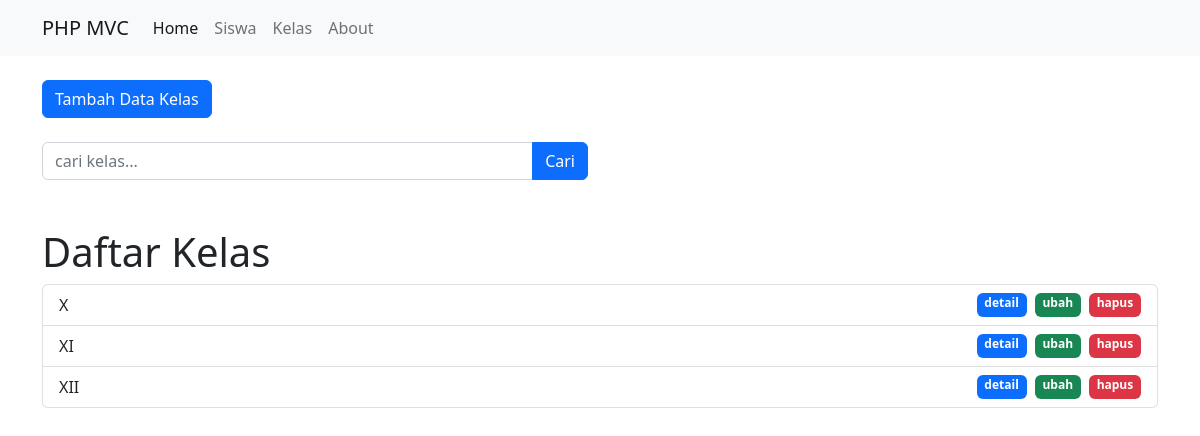
The app's page /public/kelas with its own data.
### tables this page shows
CREATE TABLE `t_kelas` (
  `f_idkelas` int(11) NOT NULL,
  `f_nama` varchar(50) NOT NULL
);

### app/core/Controller.php (called while the page is built, shortened)
<?php
class Controller
{
    public function view($view, $data = [])
    {
        require_once '../app/views/' . $view . '.php';
    }
    public function model($model)
    {
        return new $model;
    }
}

### app/controllers/Kelas.php (called while the page is built, shortened)
<?php
class Kelas extends Controller
{
    public function index()
    {
        $data['judul'] = 'Daftar Nama Kelas';
        $data['t_kelas'] = $this->model('Kelas_model')->getAllKelas();
        $this->view('kelas/index', $data);
    }
}

### app/core/App.php (called while the page is built, shortened)
<?php
class App
{
    protected $method = 'index';
    protected $params = [];
    public function __construct()
    {
        $this->controller = new $this->controller;
        call_user_func_array([$this->controller, $this->method], $this->params);
    }
}

### public/index.php (called while the page is built, shortened)
<?php
$app = new App;

### app/core/Database.php (called while the page is built, shortened)
<?php
class Database
{
    private $host = DB_HOST;
    private $user = DB_USER;
    private $password = DB_PASSWORD;
    private $db_name = DB_NAME;
    private $dbh;
    private $stmt;
    public function __construct()
    {
        $dsn = 'mysql:host=' . $this->host . ';dbname=' . $this->db_name;
        $option = [
            PDO::ATTR_PERSISTENT => true,
            PDO::ATTR_ERRMODE => PDO::ERRMODE_EXCEPTION
        ];
        try {
            $this->dbh = new PDO($dsn, $this->user, $this->password, $option);
        } catch (PDOException $e) {
            die($e->getMessage());
        }
    }
    public function query($query)
    {
        $this->stmt = $this->dbh->prepare($query);
    }
    public function execute()
    {
        $this->stmt->execute();
    }
    public function resultSet()
    {
        $this->execute();
        return $this->stmt->fetchAll(PDO::FETCH_ASSOC);
    }
}

### app/models/Kelas_model.php (called while the page is built, shortened)
<?php
class Kelas_model
{
    private $table = 't_kelas';
    private $db;
    public function __construct()
    {
        $this->db = new Database;
    }
    public function getAllKelas()
    {
        $this->db->query('SELECT * FROM ' . $this->table);
        return $this->db->resultSet();
    }
}

### app/views/kelas/index.php (the view, shortened to what this page needs)
<div class="container mt-4">
    <div class="row">
        <div class="col-lg-6">
            <button type="button" class="btn btn-primary tombolTambahDataKelas" data-bs-toggle="modal" data-bs-target="#formModal">
                Tambah Data Kelas
            </button>
        </div>
    </div>
    <div class="row mt-4">
        <div class="col-lg-6">
            <form action="<?= BASEURL; ?>kelas/cari" method="post">
                <div class="input-group">
                    <input type="text" class="form-control" placeholder="cari kelas..." name="keyword" id="keyword" aria-describedby="button-addon" autocomplete="off">
                    <button class="btn btn-primary" type="submit" id="tombolCari">Cari</button>
                </div>
            </form>
        </div>
    </div>
    <br><br>
    <h1>Daftar Kelas</h1>
    <ul class="list-group">
        <?php foreach ($data['t_kelas'] as $kelas) : ?>
            <li class="list-group-item d-flex flex-row justify-content-between">
                <?= $kelas['f_nama']; ?>
                <div class="d-flex gap-2">
                    <a href="<?= BASEURL; ?>kelas/detail/<?= $kelas['f_idkelas'] ?>" class="badge text-bg-primary text-decoration-none float-right">detail</a>
                    <a href="<?= BASEURL; ?>kelas/ubah/<?= $kelas['f_idkelas'] ?>" class="badge text-bg-success text-decoration-none float-right tampilModalUbahKelas" data-bs-toggle="modal" data-bs-target="#formModal" data-id="<?= $kelas['f_idkelas']; ?>">ubah</a>
                    <a href="<?= BASEURL; ?>kelas/hapus/<?= $kelas['f_idkelas'] ?>" class="badge text-bg-danger text-decoration-none float-right" onclick="return confirm('apakah anda yakin ingin mengahapus kelas yang bernama <?= $kelas['f_idkelas'] ?>')">hapus</a>
                </div>
            </li>
        <?php endforeach; ?>
    </ul>
</div>

### records on screen
t_kelas: f_nama "X"
t_kelas: f_nama "XI"
t_kelas: f_nama "XII"
